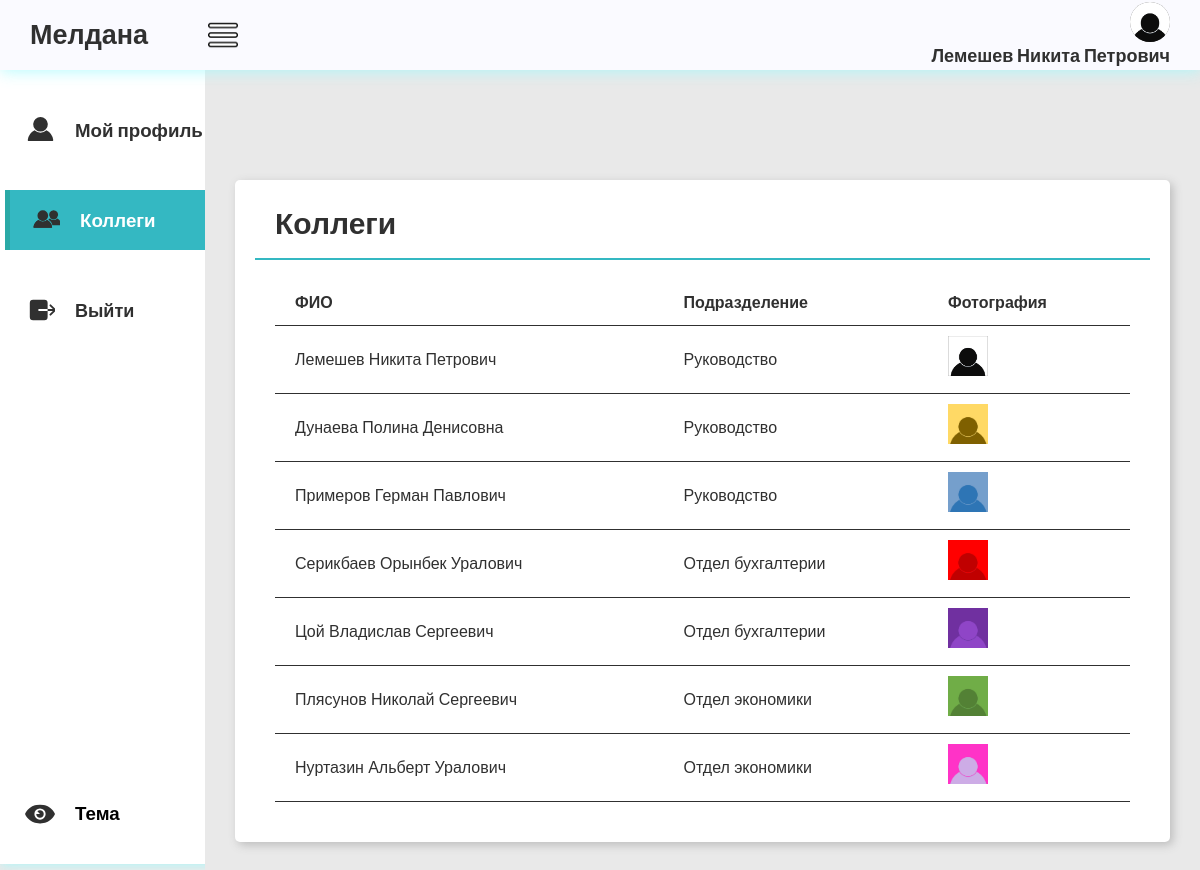
Page /fellow/ (signed in) on the committed database.
### main/models.py (models this page shows, shortened)
class Staff(AbstractBaseUser, PermissionsMixin):
    id = models.UUIDField(primary_key=True, editable=False, default=uuid.uuid4)
    fio = models.CharField(max_length=150, verbose_name='ФИО')
    email = models.EmailField(max_length=254, unique=True, verbose_name='E-mail')
    phone_number = models.CharField(max_length=12, unique=True, null=True, blank=True, verbose_name='Номер телефона')
    dob = models.DateField(null=True, blank=True, verbose_name='Дата рождения')
    employee_slug = models.SlugField(max_length=150, unique=True, blank=True, null=True, verbose_name='URL')
    date_join = models.DateTimeField(verbose_name='Дата регистрации', auto_now_add=True)
    last_login = models.DateTimeField(verbose_name='Дата последнего входа', auto_now=True)
    is_admin = models.BooleanField(default=False)
    is_staff = models.BooleanField(default=True)
    is_superuser = models.BooleanField(default=False)
    image = models.ImageField(upload_to='personal_photo', null=True, blank=True, verbose_name='Фотография')
    division = models.ForeignKey(Divisions, on_delete=models.SET_NULL, null=True, blank=True, verbose_name='Подразделение')
    time = models.ForeignKey(WorkSchedule, on_delete=models.SET_NULL, null=True, blank=True, verbose_name='Тип графика')
    post = models.ForeignKey(Posts, on_delete=models.SET_NULL, null=True, blank=True, verbose_name='Должность')
    pattern = models.ForeignKey(Patterns, on_delete=models.SET_NULL, null=True, blank=True, verbose_name='Шаблон доступа')
    objects = CustomUserManager()
    USERNAME_FIELD = 'email'
    REQUIRED_FIELDS = ['fio']
    class Meta:
        verbose_name = 'Персонал'
        verbose_name_plural = 'Сотрудники'

class Divisions(models.Model):
    DIVISIONS = [
        ('Руководство', 'Руководство'),
        ('Отдел разработки', 'Отдел разработки'),
        ('Отдел бухгалтерии', 'Отдел бухгалтерии'),
        ('Отдел экономики', 'Отдел экономики'),
    ]
    id = models.UUIDField(primary_key=True, editable=False, default=uuid.uuid4)
    division = models.CharField(max_length=75, choices=DIVISIONS, default="ГД", verbose_name='Подразделение')
    division_number = models.CharField(max_length=12, blank=True, null=True, verbose_name='Подразделение - телефон')
    division_description = models.CharField(max_length=100, blank=True, null=True,
                                            verbose_name='Описание подразделения')
    division_slug = models.SlugField(max_length=150, unique=True, blank=True, null=True, verbose_name='URL')
    class Meta:
        verbose_name = 'Подразделение'
        verbose_name_plural = 'Подразделения'
    def __str__(self):
        return self.division

### main/views.py (the view)
# urls.py: path('fellow/', views.fellow, name='fellow'),
@user_passes_test(staff_check, login_url='/404')
def fellow(request):
    staff = Staff.objects.all()
    context = {
        "staff": staff,
    }
    return render(request, 'user/fellow.html', context)

### main/views.py (called while the page is built)
def staff_check(user):
    return user.is_staff

### templates/user/fellow.html (shortened to what this page needs)
{% extends "user/base.html" %}
{% load static %}
{% block nav1 %}"nav-option option2"{% endblock %}
{% block nav2 %}"nav-option option1"{% endblock %}
{% block main %}
    <div class="main">
       <div class="report-container">
                        <div class="report-header">
                            <h1 class="recent-Articles">Коллеги</h1>
                        </div>
                        <div class="report-body">
                            <table>
                                <thead>
                                    <tr>
                                        <th>ФИО</th>
                                        <th>Подразделение</th>
                                        <th>Фотография</th>
                                    </tr>
                                </thead>
                                <tbody>
                                    {% for employee in staff %}
                                            <td>{{ employee.fio }}</td>
                                            <td>{{ employee.division }}</td>
                                            <td><img src="{{ employee.image.url }}" style="width: 40px; height: 40px;"></td>
                                    {% endfor %}
                                </tbody>
                            </table>
                        </div>
                    </div>
    </div>
{% endblock %}

### templates/user/base.html (shortened to what this page needs)
{% load static %}
<!DOCTYPE html>
<html lang="en">
<head>
    <link rel="stylesheet"
          href="{% static 'css/style.css'%}">
    <link rel="stylesheet"
          href="{% static 'css/responsive.css'%}">
</head>
<body class="light-theme">
    <header>
            <div class="logosec">
                <a href="{% url 'main:acms_personal' %}" >
                <div class="logo">Мелдана</div>
                </a>
                <img src="{% static 'img/menu.png' %}"
                    class="icn menuicn"
                    id="menuicn"
                    alt="menu-icon">
            </div>
        <div class="message">
            <div class="dp">
                {% if user.is_authenticated %}
                     <img src= "{{ user.image.url }}"
                          class="dpicn"
                          alt="dp">
                {% endif %}
              </div>
            {% if user.is_authenticated %}
                <h3 class="re">{{ user.fio }}</h3>
            {% endif %}
        </div>
    </header>
    <div class="main-container">
        <div class="navcontainer">
            <nav class="nav">
                <div class="nav-upper-options">
                    <a href="{% url 'main:user_info' %}">
                    <div class={% block nav1%}{% endblock %}>
                        <h3>Мой профиль</h3>
                    </div>
                    </a>
                    <a href="{% url 'main:fellow' %}">
                    <div class={% block nav2%}{% endblock %} id="clock">
                        <h3>Коллеги</h3>
                    </div>
                    </a>
                        <form action="{% url 'main:logout' %}" method="post">
                            <button id='tre' class='nav-option1' type="submit"><h3 class="re">Выйти</h3></button>
                        </form>
                </div>
                <div class="nav-option" id="themeToggle">
                    <h3>Тема</h3>
                </div>
            </nav>
        </div>
        {% block main %}
        {% endblock %}
    </div>
</body>
</html>

### static/css/style.css (style rules this page uses)
* { margin: 0; padding: 0; box-sizing: border-box; font-family: "Poppins", sans-serif; }
body { background-color: var(--background-color4); max-width: 100%; overflow-x: hidden; }
body.light-theme { --background-color1: #fafaff; --background-color2: #ffffff; --background-color3: #cccccc6e; --background-color4: #cccccc6e; --primary-color: #303030; --secondary-color: rgb(52, 184, 194); --Border-color: rgb(52, 184, 194); --one-use-color: #31b8bd; --two-use-color: #30cbc9; --a-color: #303030; --reportcontainer-color: #ffffff; --reportartic-color: #303030; --view-color: #ffffff; --reportcontainershadow-color: rgb(188, 188, 188); --navhover-color1: #6fa19f; --navhover-color2: #9cd3d8; }
header { height: 70px; width: 100vw; padding: 0 30px; background-color: var(--background-color1); position: fixed; z-index: 100; box-shadow: 1px 1px 15px rgba(161, 250, 253, 0.825); display: flex; justify-content: space-between; align-items: center; }
.logo { font-size: 27px; font-weight: 600; color: var(--logo-color); }
.icn { height: 30px; }
.menuicn { cursor: pointer; }
.searchbar, .message, .logosec { display: flex; align-items: center; justify-content: center; }
.logosec { gap: 60px; }
.message { gap: 0px; position: relative; cursor: pointer; display: flex; flex-direction: column; align-items: flex-end; }
.dp { height: 40px; width: 40px; background-color: #626262; border-radius: 50%; display: flex; align-items: center; justify-content: center; overflow: hidden; }
.main-container { display: flex; width: 100vw; position: relative; top: 70px; z-index: 1; }
.dpicn { height: 42px; }
a { text-decoration: none; color: var(--a-color); }
.main { height: calc(100vh - 70px); width: 100%; overflow-y: scroll; overflow-x: hidden; padding: 40px 30px 30px 30px; }
.nav { min-height: 91vh; width: 250px; background-color: var(--background-color2); position: absolute; top: 0px; left: 00; box-shadow: 1px 1px 10px rgba(161, 250, 253, 0.825); display: flex; flex-direction: column; justify-content: space-between; align-items: center; overflow: hidden; padding: 30px 0 20px 10px; }
.navcontainer { height: calc(100vh - 70px); width: 250px; position: relative; overflow-y: scroll; overflow-x: hidden; transition: all 0.5s ease-in-out; }
.nav-option { width: 250px; height: 60px; display: flex; align-items: center; padding: 0 30px 0 20px; gap: 20px; transition: all 0.1s ease-in-out; }
svg { fill: var(--primary-color); }
.nav-upper-options { display: flex; flex-direction: column; align-items: center; gap: 30px; }
.option1 { border-left: 5px solid #27a29aaf; background-color: var(--Border-color); color: white; cursor: pointer; }
.report-container { min-height: 300px; max-width: 1500px; margin: 70px auto 0px auto; background-color: var(--reportcontainer-color); border-radius: 5px; box-shadow: 3px 3px 10px var(--reportcontainershadow-color); padding: 0px 20px 20px 20px; }
.report-header { height: 80px; width: 100%; display: flex; align-items: center; justify-content: space-between; padding: 20px 20px 10px 20px; border-bottom: 2px solid rgb(52, 184, 194); }
.recent-Articles { font-size: 30px; font-weight: 600; color: var(--reportartic-color); }
.report-body { max-width: 100%; overflow-x: auto; padding: 20px; color: var(--primary-color); }
table { border-collapse: collapse; text-align: left; width: 100%; }
table tr { background: var(--reportcontainer-color); border-bottom: 1px solid }
table th, table td { padding: 10px 20px; }
table { min-width: 800px; }
#themeToggle { color: var(--logo-color); }

### templates/user/base.html (style rules this page uses)
.nav-option1 { width: 250px; height: 60px; display: flex; align-items: center; padding: 0 30px 0 20px; gap: 20px; transition: all 0.1s ease-in-out; background-color: var(--background-color2); border: none; }
.re { font-family: "Poppins", sans-serif; font-size: 18px; color: var(--a-color); }

### rows in the picture
Staff: image (picture), fio "Лемешев Никита Петрович", division "Руководство"
Staff: fio "Дунаева Полина Денисовна", division "Руководство", image (picture)
Staff: fio "Примеров Герман Павлович", division "Руководство", image (picture)
Staff: fio "Серикбаев Орынбек Уралович", division "Отдел бухгалтерии", image (picture)
Staff: fio "Цой Владислав Сергеевич", division "Отдел бухгалтерии", image (picture)
Staff: fio "Плясунов Николай Сергеевич", division "Отдел экономики", image (picture)
Staff: fio "Нуртазин Альберт Уралович", division "Отдел экономики", image (picture)
